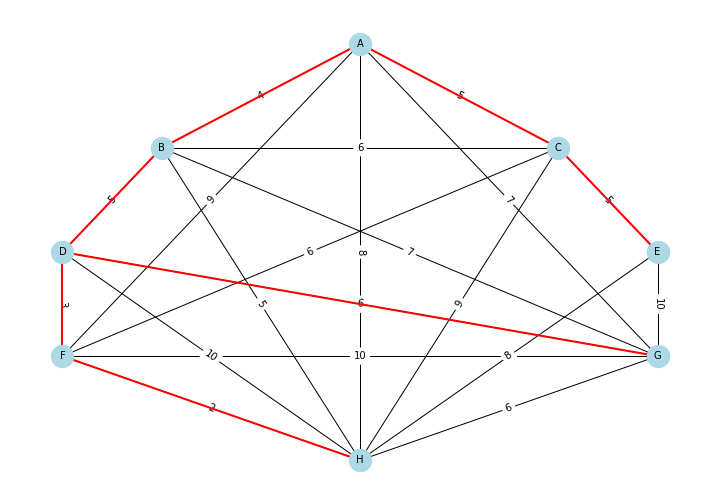

This chart was generated by the following Python code:
# -*- coding: utf-8 -*-
"""
Created on Tue Oct 22 20:56:19 2024

@author: SamuelBrambila
"""

import networkx as nx
import matplotlib.pyplot as plt

class algoritmoKruskal:
    def __init__(self, grafo):
        self.grafo = grafo
        self.aristas_mst = []
        self.pos = self.ordenamientoVertices()
    
    def ordenamientoVertices(self):
        # Crear posiciones para que los nodos se vean ordenados
        pos = {
            'A': (0, 3),      
            'B': (-1, 2),     
            'C': (1, 2),
            'D': (-1.5, 1),   
            'E': (1.5, 1),
            'F': (-1.5, 0),   
            'G': (1.5, 0),
            'H': (0, -1)      
        }
        return pos

    def kruskal(self):
        # Obtener todas las aristas del grafo y ordenarlas por peso
        aristas = sorted(self.grafo.edges(data=True), key=lambda x: x[2]['weight'])
        vertices = {nodo: nodo for nodo in self.grafo.nodes()}
        
        def findSet(u):
            if vertices[u] != u:
                vertices[u] = findSet(vertices[u])
            return vertices[u]
        
        def Union(u1, u2):
            f1 = findSet(u1)
            f2 = findSet(u2)
            if f1 != f2:
                vertices[f1] = f2
                self.aristas_mst.append((u1, u2))

        # Construir el Árbol de Expansión Mínima (MST)
        for u, v, data in aristas:
            Union(u, v)

    def dibujar_arbol_minimo(self):
        # Dibujar el grafo original con el árbol de expansión mínima resaltado
        plt.figure(figsize=(10, 7))
        nx.draw(self.grafo, self.pos, with_labels=True, node_color='lightblue', node_size=500, font_size=10)
        etiquetas_aristas = nx.get_edge_attributes(self.grafo, 'weight')
        nx.draw_networkx_edge_labels(self.grafo, self.pos, edge_labels=etiquetas_aristas)
    
        # Resaltar las aristas del árbol de expansión mínima en rojo
        nx.draw_networkx_edges(self.grafo, self.pos, edgelist=self.aristas_mst, edge_color='red', width=2)
    
        plt.title("Árbol de Expansión Mínima con algoritmo Kruskal")
        plt.tight_layout()
    
        # Guardar el grafo en formato eps
        plt.savefig('kruskal.eps', format='eps', bbox_inches='tight')
    
        # Mostrar el grafo
        plt.show()


# Crear un grafo vacío
G = nx.Graph()

# Añadir nodos
nodos = ['A', 'B', 'C', 'D', 'E', 'F', 'G', 'H']
G.add_nodes_from(nodos)

# Definir las aristas
aristas = [
    ('A', 'B', 4),   
    ('B', 'D', 5),   
    ('D', 'F', 3),   
    ('F', 'H', 2),   
    ('G', 'H', 6),   
    ('G', 'E', 10),  
    ('C', 'E', 5),   
    ('C', 'A', 5),    
    ('A', 'F', 9),   
    ('A', 'G', 7),   
    ('B', 'C', 6),   
    ('B', 'G', 7),   
    ('C', 'F', 6),   
    ('D', 'H', 10),  
    ('E', 'H', 8),   
    ('F', 'G', 10),   
    ('B', 'H', 5),  
    ('D', 'G', 6),   
    ('A', 'H', 8),   
    ('C', 'H', 9)    
]

# Añadir las aristas con sus pesos al grafo
G.add_weighted_edges_from(aristas)

# Crear una instancia de la clase y ejecutar el algoritmo
arbol_kruskal = algoritmoKruskal(G)
arbol_kruskal.kruskal()

# Mostrar el grafo con el árbol de expansión mínima resaltado
arbol_kruskal.dibujar_arbol_minimo()